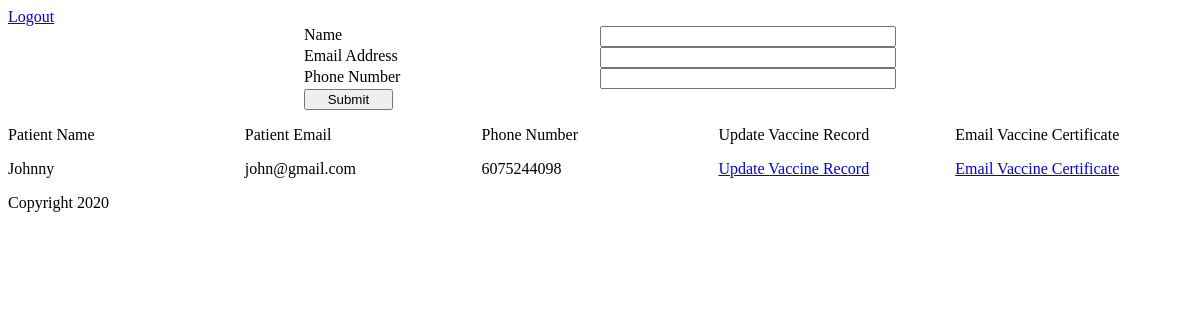
Page /patient/patients-dashboard (signed in) on the earlier database version.
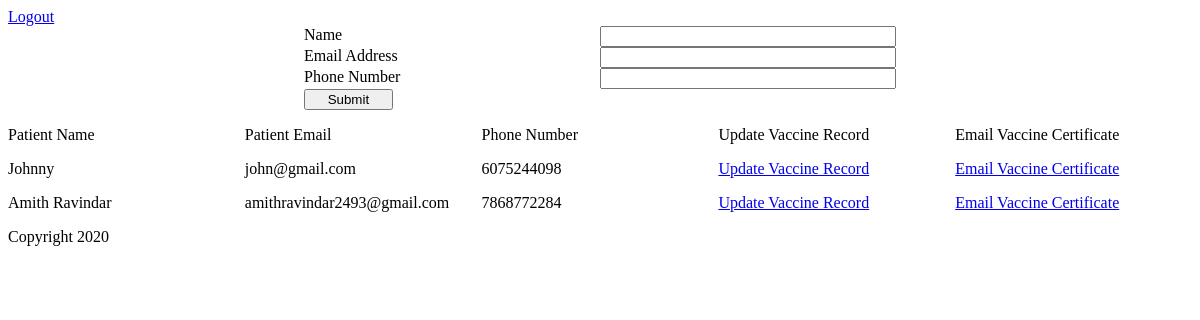
Same page on the later database version.
### app/models.py (models this page shows)
class Patient(db.Model):
    id = db.Column(db.Integer, primary_key=True)
    name = db.Column(db.String(120), nullable=False)
    email = db.Column(db.String(120), index=True, unique=True, nullable=False)
    phone_number = db.Column(db.String(12), unique=True, nullable=False)
    doctor_id = db.Column(db.Integer, db.ForeignKey('doctor.id'))
    vaccine_doses = db.relationship('Vaccine_Dose', backref='patient')

### app/blueprints/patient_blueprint.py (the view)
@patient.route('/patients-dashboard', methods=['POST', 'GET'])
def display_patients():
    doctor_id = None
    if session['doctor']:
        doctor_id = session['doctor']
        patients = Patient.query.filter_by(doctor_id=doctor_id)
        return render_template('patients.html', patients=patients)
    return render_template('patients.html')

### app/templates/patients.html (shortened to what this page needs)
{% extends "base.html" %}
{% block head %}
    {{ super() }}
    <link rel="stylesheet" href="{{ url_for('static', filename='css/patient.css') }}">
{% endblock %}
{% block content %}
    <a href="{{ url_for('doctor.logout') }}">Logout</a>
    <form name='patient-registration-form' action="{{ url_for('patient.register') }}" method='post'>
        <label>Name</label>
        <input name="name" type="text" required>
        <label>Email Address</label>
        <input name="email-address" type="email" required>
        <label>Phone Number</label>
        <input name="phone-number" type="text" required>
        <input type="submit" />
    </form>
    <div id="patient-list">
        <p>Patient Name</p><p>Patient Email</p><p>Phone Number</p><p>Update Vaccine Record</p><p>Email Vaccine Certificate</p>
        {% for patient in patients %}
            <p>{{patient.name}}</p><p>{{patient.email}}</p><p>{{patient.phone_number}}</p><a href="{{ url_for('vaccine_dose.display_records', patient_id=patient.id)}}">Update Vaccine Record</a><a href="{{url_for('patient.generate_certificate', patient_id=patient.id)}}">Email Vaccine Certificate</a>
        {% endfor %}
    </div>
{% endblock %}

### app/templates/base.html (shortened to what this page needs)
<html>
    <head>
        {% block head %}
        <link rel="stylesheet" href="{{ url_for('static', filename='css/style.css') }}">
        {% endblock %}
    </head>
    <body>
        <div id="content">{% block content %}{% endblock %}</div>
        <div id="footer">
            {% block footer %}
            Copyright 2020
            {% endblock %}
        </div>
    </body>
</html>

### app/static/css/style.css (style rules this page uses)
form { display: grid; grid-template-rows: repeat(4, 1fr); grid-template-columns: 1fr 1fr 1fr 1fr; }
form > label { grid-column: 2; }
form > input { grid-column: 3; }
form > input[type=submit] { grid-column: 2; width: 30%; }

### app/static/css/patient.css (style rules this page uses)
#patient-list { display: grid; grid-template-columns: 1fr 1fr 1fr 1fr 1fr; }
#patient-list > p { margin-top: 0 }

Differences in the rows shown:
added Patient: name "Amith Ravindar", email "amithravindar2493@gmail.com", phone_number "7868772284"
